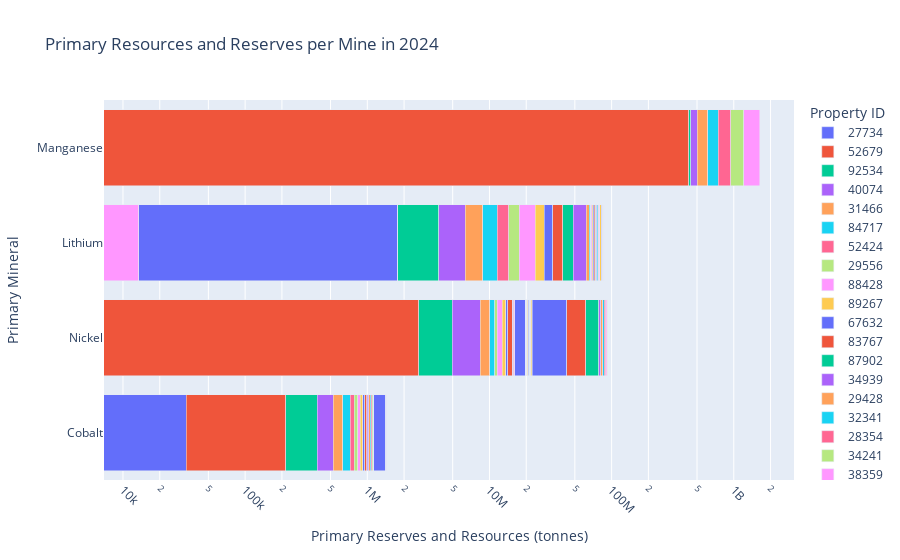

Here is the notebook cell this chart was saved with:
### Code cell
get_breakdown_by_mine(combined, 2024)
